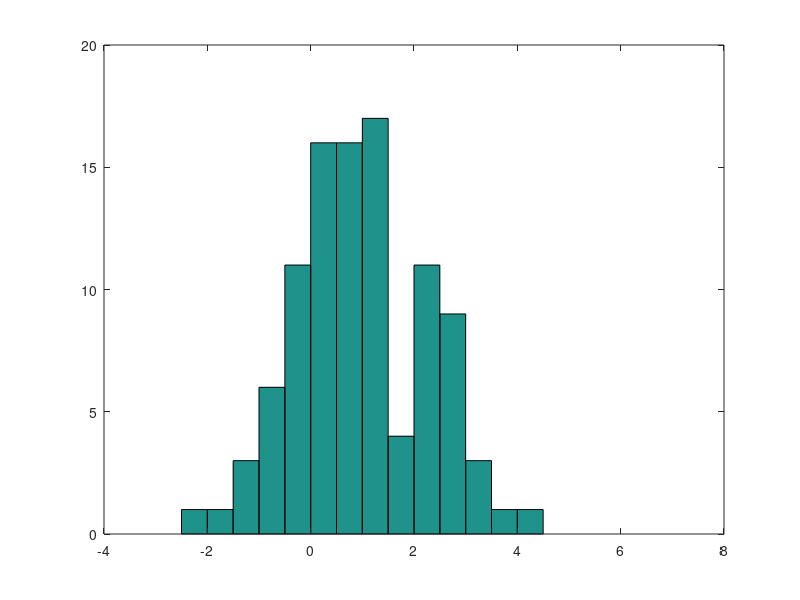

The MATLAB script that drew this image: (Note: this script raises an error after producing the figure.)
% MathWorks Example for GMM fitting to a univarite normal mixture model
clear all
close all
clc
%x = [trnd(20,1,50) trnd(4,1,100)+2];
mu1 = 0
mu2 = 2
sigma1 = 1
sigma2 = 1
x = [normrnd(mu1,sigma1,[1,50]) normrnd(mu2,sigma2,[1,50])];
hist(x,-2.25:.5:7.25);

pdf_normmixture = @(x,p,mu1,mu2,sigma1,sigma2) ...
           p*normpdf(x,mu1,sigma1) + (1-p)*normpdf(x,mu2,sigma2);
       
pStart = .5;
muStart = quantile(x,[.25 .75]);
sigmaStart = sqrt(var(x) - .25*diff(muStart).^2);
start = [pStart muStart sigmaStart sigmaStart];

lb = [0 -Inf -Inf 0 0];
ub = [1 Inf Inf Inf Inf];

options = statset('MaxIter',700, 'MaxFunEvals',1000);
paramEsts = mle(x, 'pdf',pdf_normmixture, 'start',start, ...
                          'lower',lb, 'upper',ub,'alpha',0.05,'options',options)
% alpha is a the confidence level default is 0.05 or 95% confidence
%% Plotting
bins = -2.5:.5:7.5;
h = bar(bins,histc(x,bins)/(length(x)*.5),'histc');
set(h,'FaceColor',[.9 .9 .9]);
xgrid = linspace(1.1*min(x),1.1*max(x),200);
pdfgrid = pdf_normmixture(xgrid,paramEsts(1),paramEsts(2),paramEsts(3),paramEsts(4),paramEsts(5));
hold on; plot(xgrid,pdfgrid,'-'); hold off
xlabel('x'); ylabel('Probability Density');
